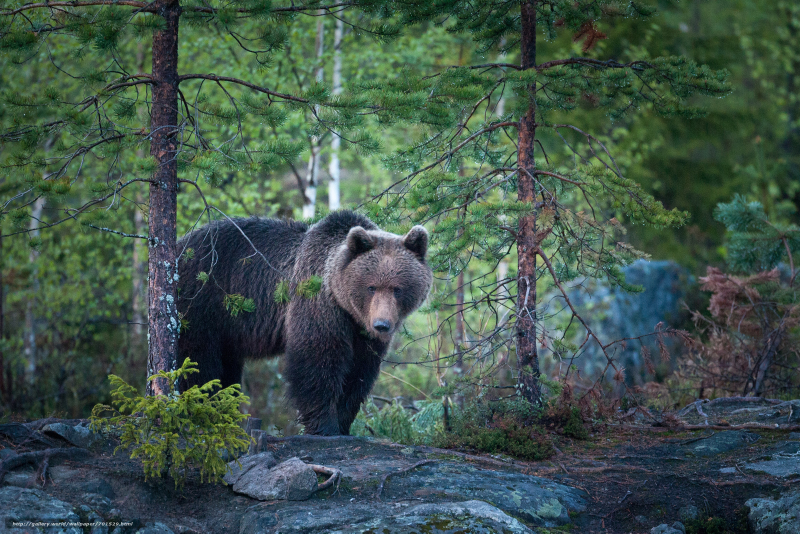
%> input picture med.jpg, 1600 x 1067 px (shown at 1/2 size)
$ octave LW5.m   (GNU Octave 9; MATLAB toolbox functions it lacks are replaced by stand-ins)
%> lines starting %> are read from the running program, lines starting %| are printed output that depends on the picture
%1
Im=zeros(800,800);
%mkdir LAB5;
%cd LAB5;
imwrite(Im,gray(256),'out_img_1.bmp');


%2
R=imnoise(Im,'gaussian');
R=255*R;
imwrite(R,gray(256),'out_img.bmp');
Im=R;


%3
saveas(histogram(R),'Histo.bmp','bmp');


%4
imshow(Im);
p=rectangle('Position',[360 380 80 40],'Curvature',[1 1], 'EdgeColor', 'w','FaceColor','w');
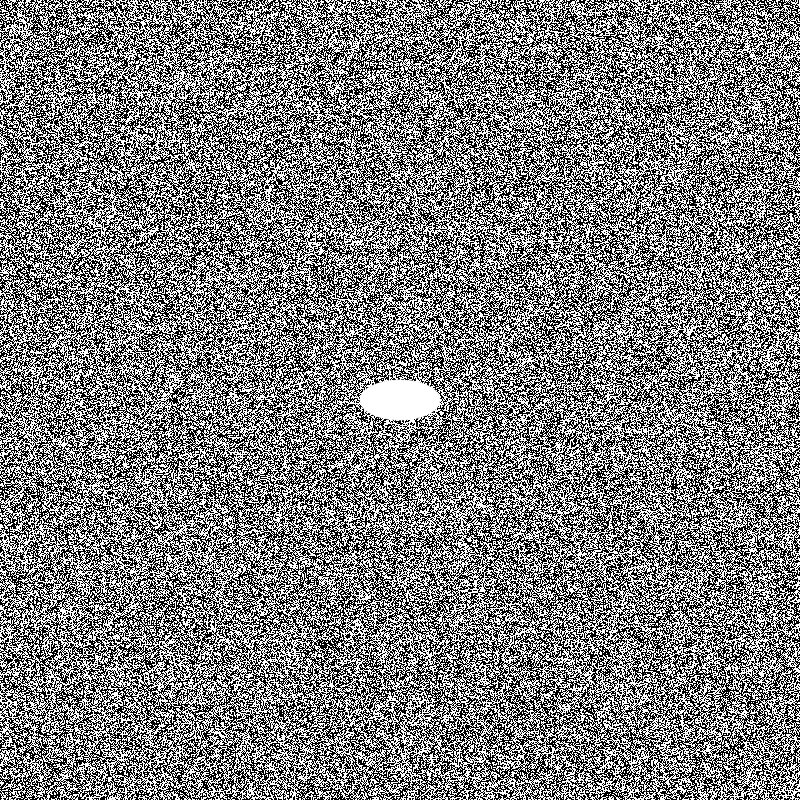
%> figure redrawn from the program's plot data


%5
Im2=imresize(Im,2,'nearest');
imwrite(Im2,gray(256),'out_img_x2.bmp')
imshow(Im2);


%6
Im2=imresize(Im,0.5,'bicubic');
imwrite(Im2,gray(256),'out_img_x05.bmp');
imshow(Im2);
%Im= insertShape(Im,p);
imwrite(Im2,gray(256),'pic_1.bmp');


%7
Im3=R;
%Im3=insertShape(Im3,'Polygon',[80 10, 10 50, 10 130, 80 170, 150 130, 150 50],'LineWidth', 5,'Color','w');
Im3=insertShape(Im3,'Polygon',[10 80, 50 10, 130 10, 170 80, 130 150, 50 150],'LineWidth', 5,'Color','w');
Im3=insertShape(Im3,'FilledPolygon',[50 40, 130 40, 130 120, 50 120 ],'Opacity',1,'Color','w');
Im3=insertShape(Im3,'Polygon',[790 720, 750 790, 710 720],'LineWidth', 5,'Color','w');
imwrite(Im3,gray(256),'pic_2.bmp');

%8
Im4=flip(Im3,1);
imshow(Im4);
imwrite(Im4,gray(256),'out_image_zer_gor.bmp');


%9
Im4=flip(Im3,2);
imshow(Im4);
imwrite(Im4,gray(256),'out_image_zer_vert.bmp');


%10
Im4=imrotate(Im3,-45);
imshow(Im4);
imwrite(Im4,gray(256),'out_image_pov_45.bmp');


%11
Im4=imrotate(Im3,45);
imshow(Im4);
imwrite(Im4,gray(256),'out_image_pov_-45.bmp');


%12
I=imread('med.jpg');
%> I is the input picture: size 1067x1600x3 uint8; mean R, G, B 64.4, 84.6, 75.5
I=imcrop(I,[100 100 900 900]);
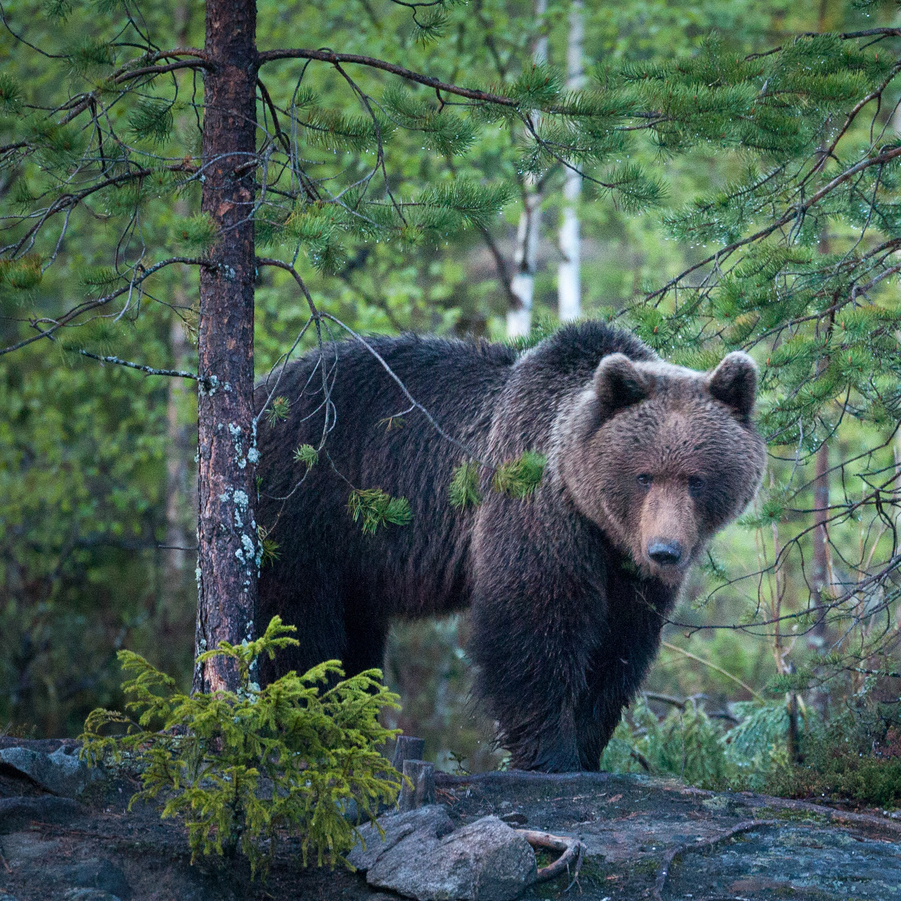
%> I: size 901x901x3 uint8; mean R, G, B 73.4, 94.1, 83.1


%13
I1=I/4;
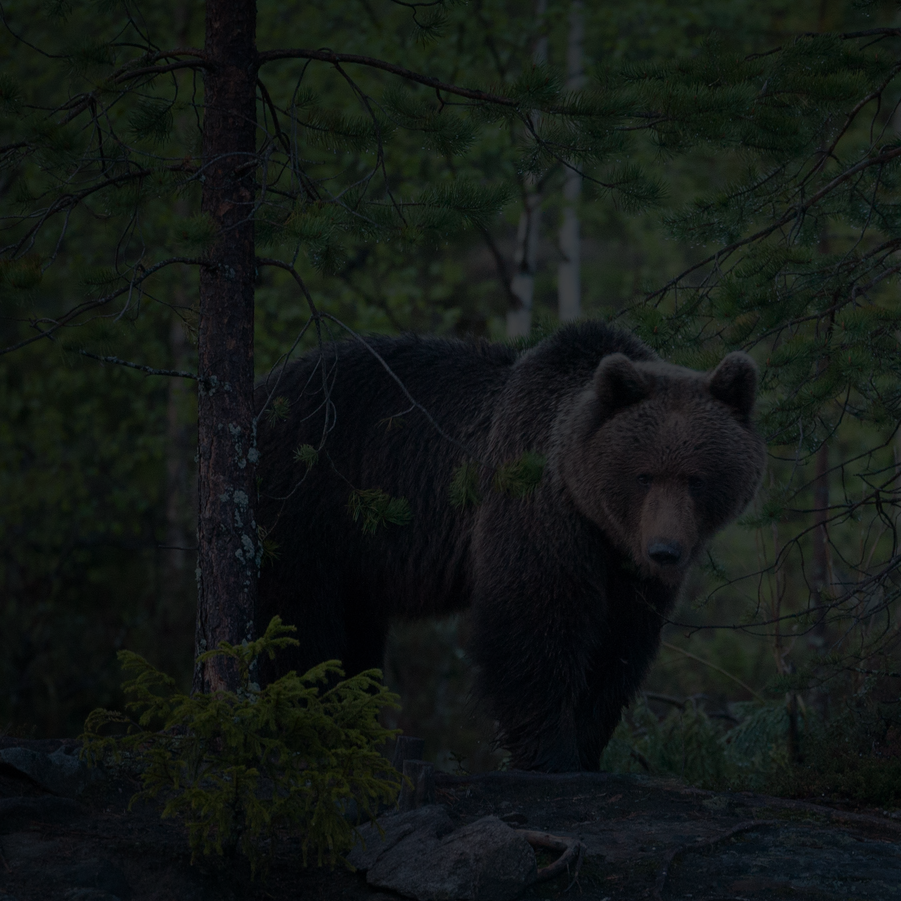
%> I1: size 901x901x3 uint8; mean R, G, B 18.5, 23.6, 20.9
imwrite(I,'fon_o.jpg');
imwrite(I1,'fon_1.jpg');


%14
I2=rgb2gray(I1);
I2=imnoise(I2,'gaussian')*255;
%> I2: size 901x901 uint8; 78% white; black in thin lines or dots
I2=insertShape(I2,'Polygon',[10 80, 50 10, 130 10, 170 80, 130 150, 50 150],'LineWidth', 5,'Color','w');
%> I2: size 901x901x3 uint8; 78% white; black in thin lines or dots
I2=insertShape(I2,'FilledPolygon',[50 40, 130 40, 130 120, 50 120 ],'Opacity',1,'Color','w');
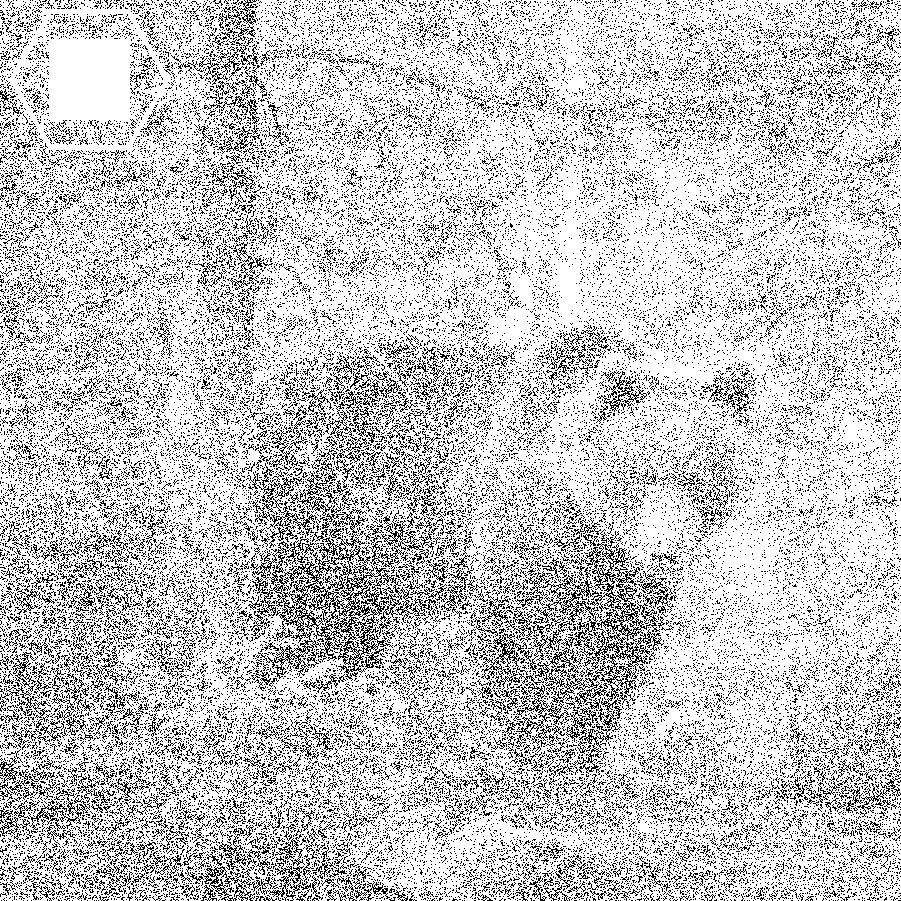
%> I2: size 901x901x3 uint8; 78.2% white; black in thin lines or dots
I2=insertShape(I2,'Polygon',[790 720, 750 790, 710 720],'LineWidth', 5,'Color','w');
%> I2: size 901x901x3 uint8; 78.2% white; black in thin lines or dots
imwrite(I2,'Anton.bmp');


%15
I4=255-I2;
%> I4: size 901x901x3 uint8; 21.8% white in thin lines or dots
imwrite(I4,'Negative_anton.bmp');


%16
I3=rgb2gray(I1);
I3=imnoise(I3,'gaussian')*255;
%> I3: size 901x901 uint8; 78% white; black in thin lines or dots
I3=insertShape(I3,'FilledRectangle',[ 450 450 150 150 ],'Opacity',1,'Color','w');
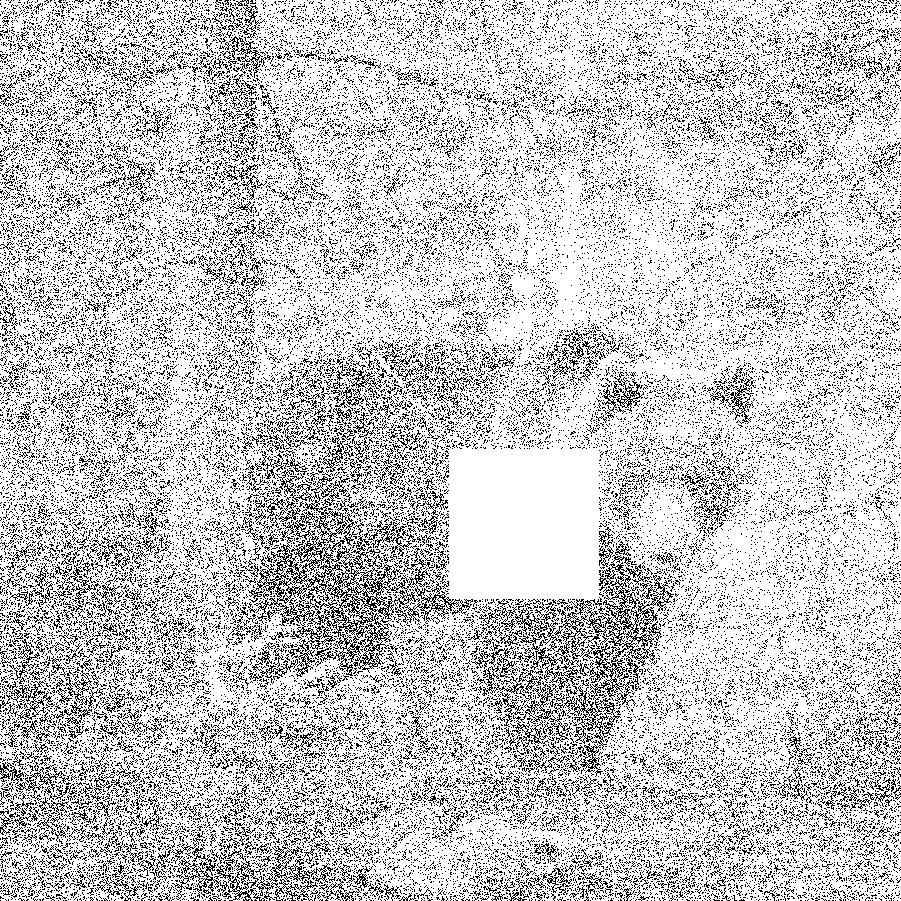
%> I3: size 901x901x3 uint8; 78.7% white; black in thin lines or dots
imwrite(I3,'Klizma.bmp');


%17
imwrite(I3-I2,'Gey.bmp')
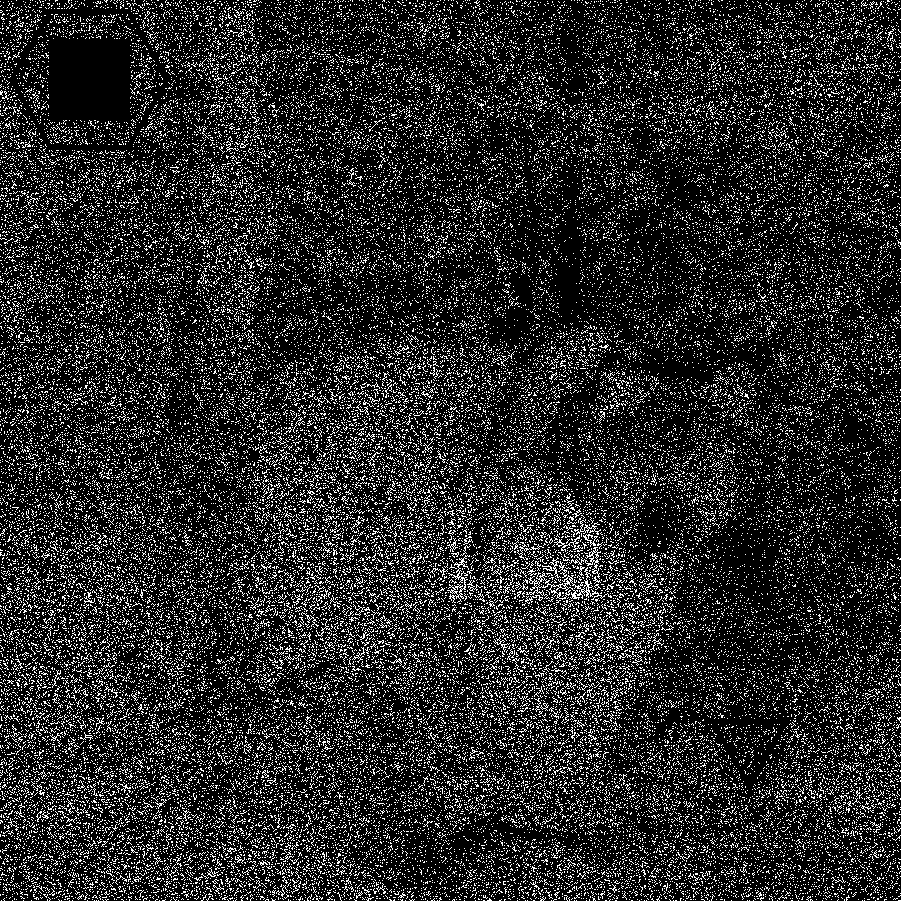
%> saved as Gey.bmp: size 901x901x3 uint8; 16% white in thin lines or dots
